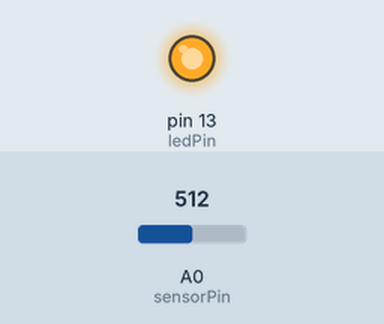
Recording of a sketch running on a simulated Arduino Uno, built with avr-gcc and run on an emulated ATmega328P. On the bench: output pins drawn as LEDs (lit = HIGH). The inputs (shaded band) are chosen by the test bench; at power-on: A0 (sensorPin) = 512.

Above: at 0.1 s.
At 5.1 s:
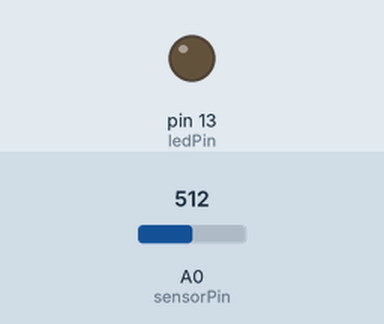
Timing chart, 0 to 6.6 s (numbered marks = the images above):
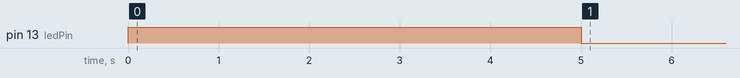

The sketch:

photoconductiveCells.ino
```cpp
const int sensorPin = A0; // 광센서값을 측정하기 위한 핀. A0에 연결
const int ledPin = 13;   // 아두이노 보드 13번 LED로 수정

int sensorValue = 0;  // 센서 변수 초기화
int sensorMin = 1023; // 센서 최솟값 1023으로 초기화
int sensorMax = 0;  // 센서 최댓값 0으로 초기화

void setup() {
  pinMode(ledPin, OUTPUT);  // 13번 핀 출력 설정
  digitalWrite(ledPin, HIGH); // LED ON

  while (millis() < 5000) { // 처음 5초 동안 센서값 읽음
    sensorValue = analogRead(sensorPin);  // 센서값 읽음
    if (sensorValue > sensorMax) {  // 센서 최댓값 체크
      sensorMax = sensorValue;  // 센서 최댓값 변수에 저장
    }

    if (sensorValue < sensorMin) {  // 센서 최솟값 체크
      sensorMin = sensorValue;  // 센서 최솟값 변수에 저장
    }
  }
  digitalWrite(ledPin, LOW);  // LED OFF
}

void loop() {
  sensorValue = analogRead(sensorPin);  // 센서값 읽음
  // 판독된 아날로그 센서값(0~1023)을 0~255 값으로 변환하여 변수에 저장
  sensorValue = map(sensorValue, sensorMin, sensorMax, 0, 255);
  // 0~255 범위를 넘어서면 보정하여 변수에 저장. map() 함수 전,후에 사용
  sensorValue = constrain(sensorValue, 0, 255);
  analogWrite(ledPin, sensorValue); // 센서값으로 LED ON, OFF
}
```
